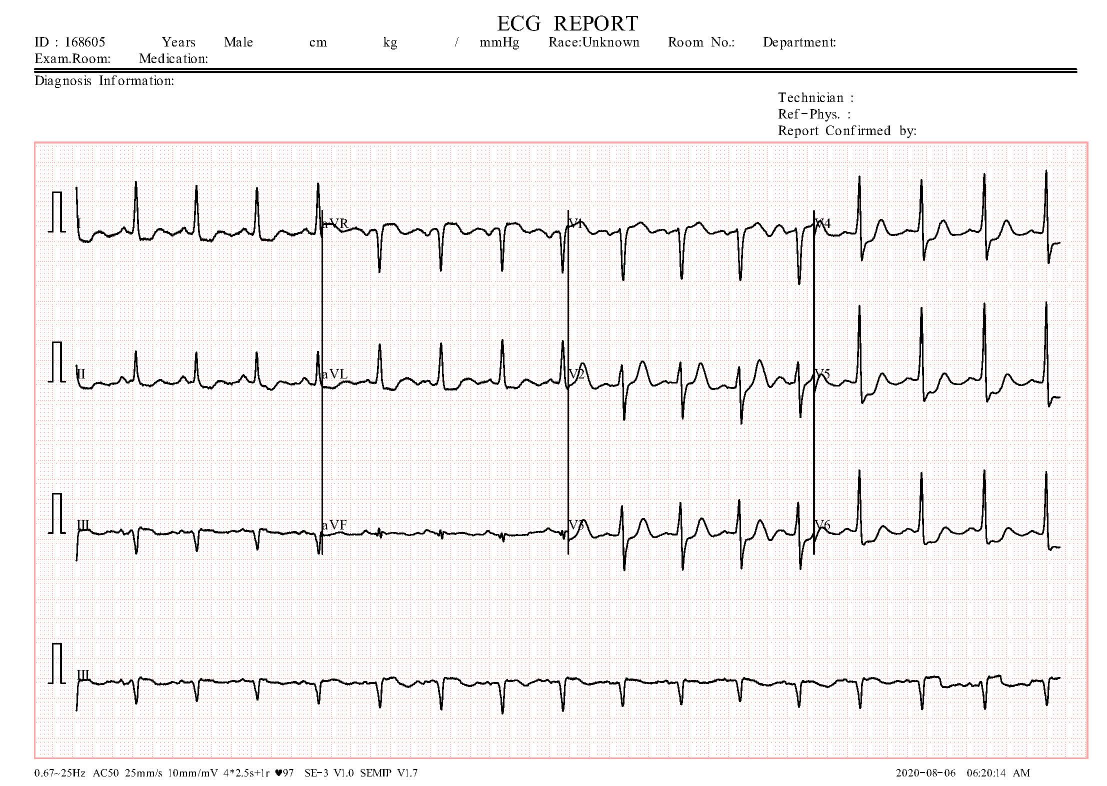
#> input picture data/ECG_DATA/test/ECG Images of Patient that have abnormal heartbeat (233x12=2796)/HB(5).jpg, 2213 x 1572 px, found by its file name (shown at 1/2 size)
$ jupyter execute --allow-errors superVectorEvaluacion.ipynb   (shell and % lines are left out)
#> lines starting #> are read from the running program, lines starting #| are printed output that depends on the picture; after the words box and inside, x2 and y2 are one past the last pixel; in counts of white or black regions, pixels touching at a corner belong together
<a href="https://colab.research.google.com/github/SantiagoBuffa/BeatAI/blob/main/superVectorEvaluacion.ipynb" target="_parent"></a>

[cell 1]
import cv2
import numpy as np
import matplotlib.pyplot as plt
import os
import cv2
import numpy as np
from sklearn.model_selection import train_test_split
import tensorflow as tf
from tqdm import tqdm
from google.colab import userdata
import os, json

[cell 2]
%cd BeatAI

[cell 3]
kaggle_username = userdata.get("kaggle_username")
kaggle_key = userdata.get("kaggle_key")

os.makedirs(os.path.expanduser("~/.kaggle"), exist_ok=True)
#> (the rest of this cell did not finish here and is left out)

[cell 4]
def ecg_to_vector(path, num_rows=4, smooth=True):
#> called with path = '/content/HB(5).jpg', num_rows = 4, smooth = True
    img = cv2.imread(path)
#> img is the input picture: shape (1572, 2213, 3); mean B, G, R 239.4, 239.7, 242
    gray = cv2.cvtColor(img, cv2.COLOR_BGR2GRAY)
    thresh = cv2.adaptiveThreshold(gray, 255, cv2.ADAPTIVE_THRESH_MEAN_C,
                                   cv2.THRESH_BINARY_INV, 35, 10)
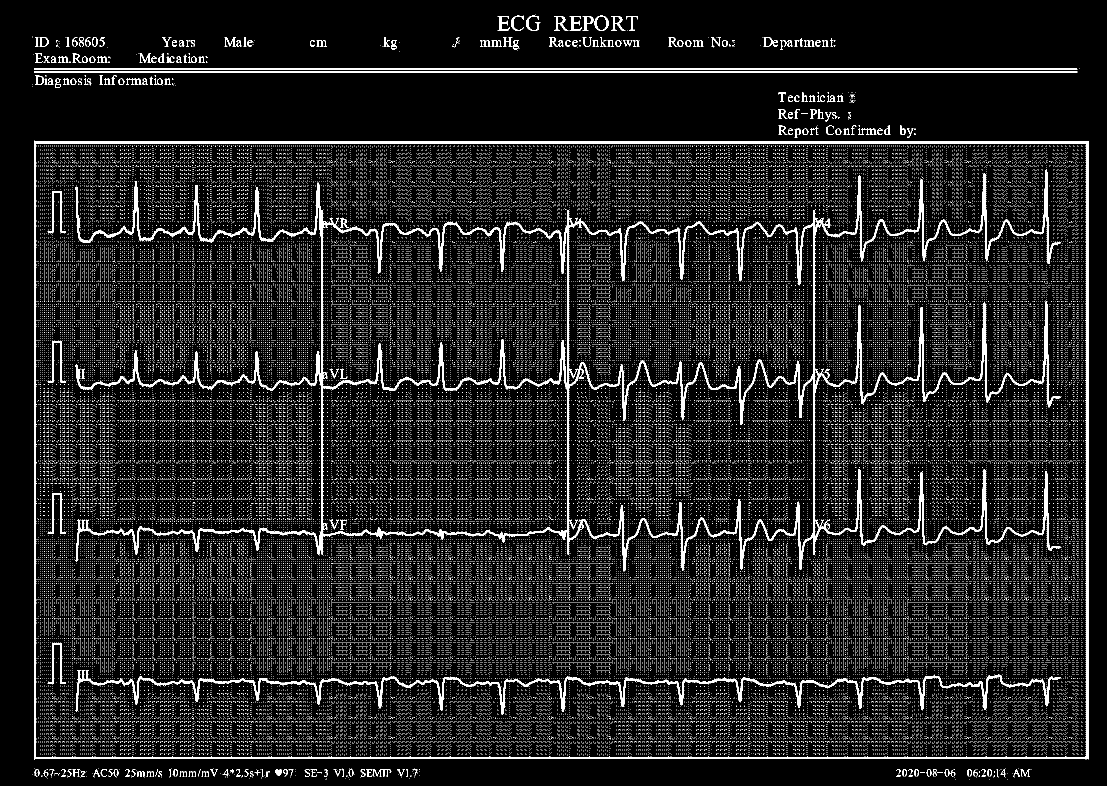
#> thresh: shape (1572, 2213) (shown at 1/2 size); 8.6% white; 123562 white regions (123346 under 20 px), largest, box (x1, y1, x2, y2) and area: (151, 339, 2121, 1143) 66207, (68, 282, 2177, 1520) 23453, (151, 1340, 2122, 1429) 13842
    kernel = cv2.getStructuringElement(cv2.MORPH_RECT, (3, 1))
    clean = cv2.morphologyEx(thresh, cv2.MORPH_OPEN, kernel)
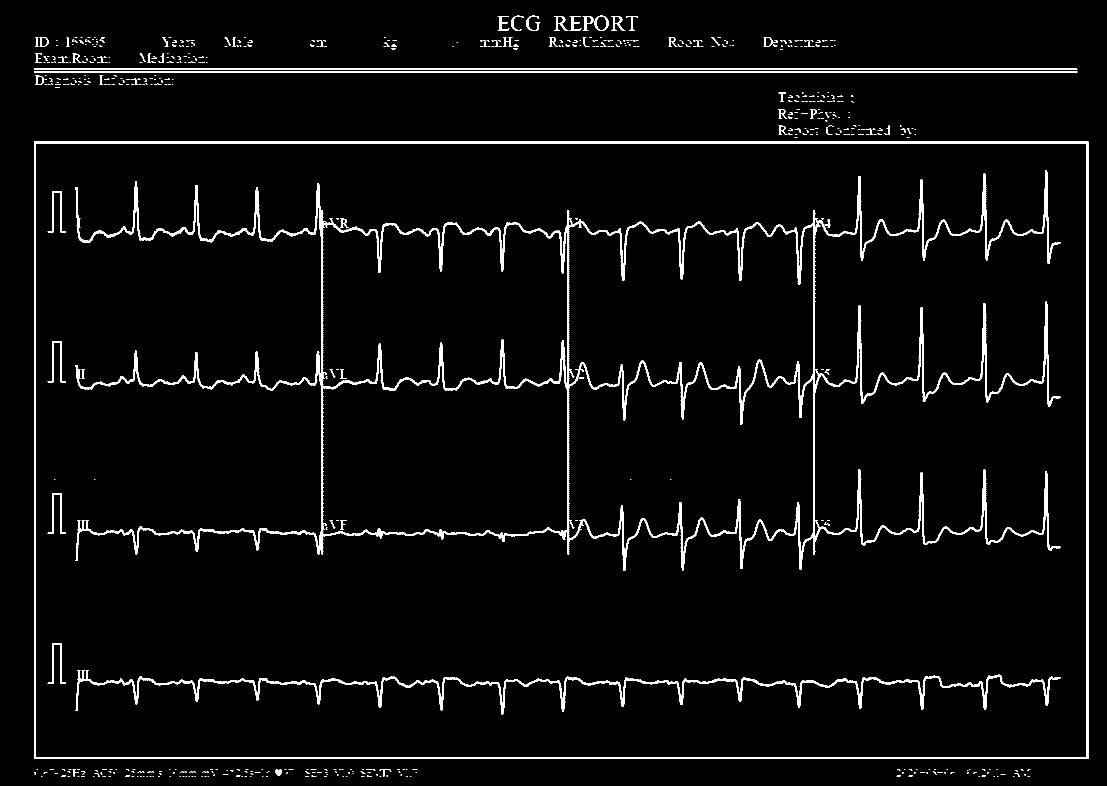
#> clean: shape (1572, 2213) (shown at 1/2 size); 3.8% white; 694 white regions (587 under 20 px)
    contours, _ = cv2.findContours(clean, cv2.RETR_EXTERNAL, cv2.CHAIN_APPROX_SIMPLE)
#> contours = 638 contours, 598 with area under 20; largest, box (x1, y1, x2, y2) and area: (68, 283, 2177, 1518) 2601272, (68, 142, 2155, 146) 6256, (68, 136, 2155, 140) 6255, (1189, 31, 1217, 62) 650, (1222, 32, 1251, 61) 326
    if len(contours) > 0:
        x, y, w, h = cv2.boundingRect(max(contours, key=cv2.contourArea))
#> x = 68; y = 283; w = 2109; h = 1235
        clean = clean[y:y+h, x:x+w]
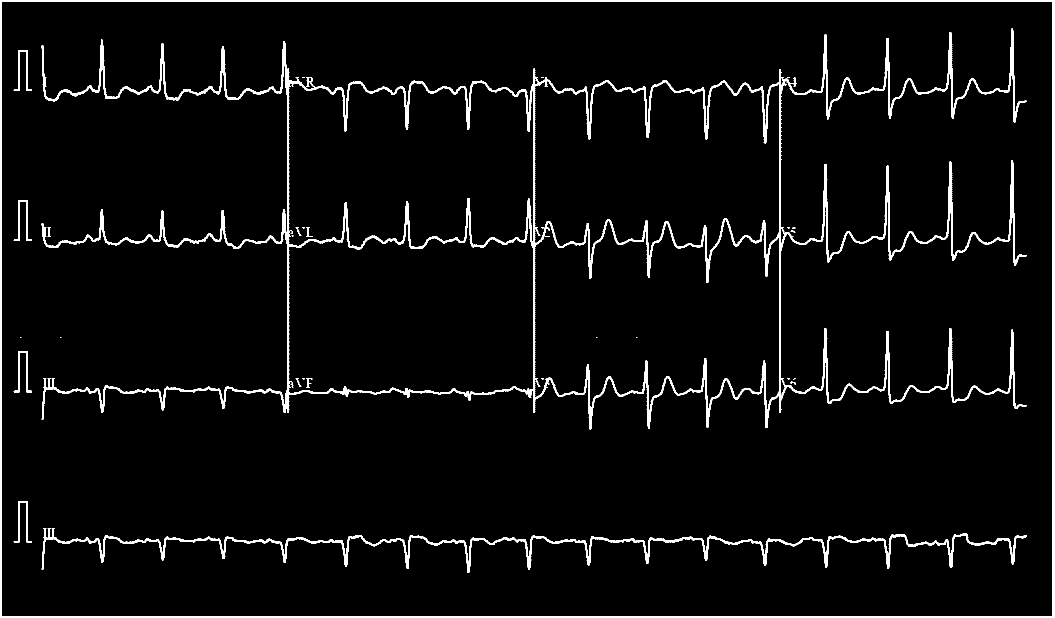
#> clean: shape (1235, 2109) (shown at 1/2 size); 4.1% white; 57 white regions (42 under 20 px), largest, box (x1, y1, x2, y2) and area: (83, 57, 2053, 859) 65007, (0, 0, 2109, 1235) 23424, (83, 1057, 2054, 1146) 13608

    height = clean.shape[0]
#> height = 1235
    row_height = height // num_rows
#> row_height = 308
    signals = []
    for i in range(num_rows):
        row = clean[i*row_height:(i+1)*row_height, :]
        ys = []
        for col in range(row.shape[1]):
            pixels = np.where(row[:, col] > 0)[0]
            if len(pixels) > 0:
                ys.append(np.mean(pixels))
            else:
                ys.append(np.nan)
        ys = np.array(ys)
        nans = np.isnan(ys)
        if np.any(nans):
            ys[nans] = np.interp(np.flatnonzero(nans), np.flatnonzero(~nans), ys[~nans])
        ys = (ys - np.min(ys)) / (np.max(ys) - np.min(ys))
        signals.append(ys)
#> this loop made 4 passes
#> pass 1, in ecg_to_vector, `row = clean[i*row_height:(i+1)*row_height, :]`:
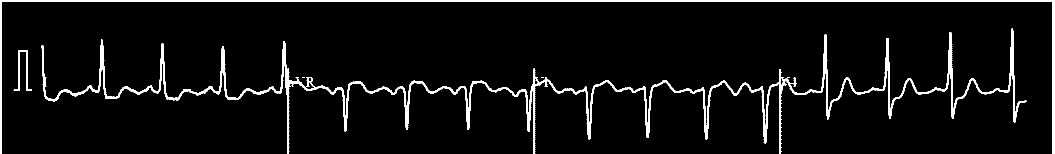
#> row: shape (308, 2109) (shown at 1/2 size); 5.2% white; 13 white regions (8 under 20 px), largest, box (x1, y1, x2, y2) and area: (83, 57, 2053, 308) 22501, (0, 0, 2109, 308) 10586, (27, 100, 64, 182) 661, (612, 154, 626, 173) 120, (1581, 155, 1593, 173) 77
#> pass 2, in ecg_to_vector, `row = clean[i*row_height:(i+1)*row_height, :]`:
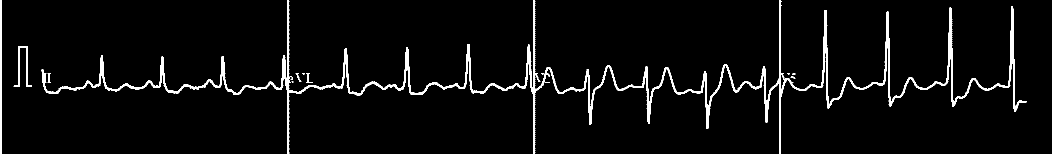
#> row: shape (308, 2109) (shown at 1/2 size); 4.1% white; 22 white regions (14 under 20 px), largest, box (x1, y1, x2, y2) and area: (83, 0, 2053, 308) 23574, (2104, 0, 2109, 308) 1246, (0, 0, 3, 308) 924
#> pass 3, in ecg_to_vector, `row = clean[i*row_height:(i+1)*row_height, :]`:
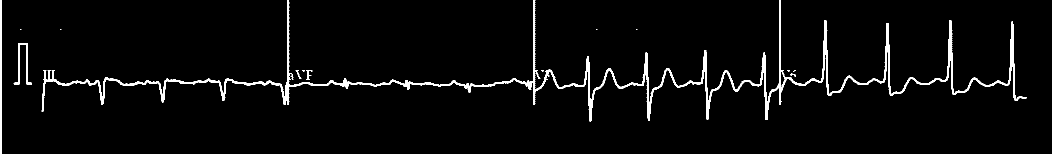
#> row: shape (308, 2109) (shown at 1/2 size); 3.4% white; 26 white regions (20 under 20 px), largest, box (x1, y1, x2, y2) and area: (83, 0, 2053, 243) 18932, (2104, 0, 2109, 308) 1246, (0, 0, 3, 308) 924, (27, 87, 64, 169) 675, (612, 141, 625, 160) 83, (1581, 148, 1592, 153) 27
#> after the loop, signals = 4 items
    vector = np.concatenate(signals)
#> vector = 8436 values, max 1 at index 1529, min 0 at index 4, mean 0.507
    if smooth:
        vector = cv2.GaussianBlur(vector.reshape(-1, 1), (9, 1), 0).flatten()
    return vector

[cell 5]
def resize_vector(v, target_len=2048):
    x_old = np.linspace(0, 1, len(v))
    x_new = np.linspace(0, 1, target_len)
    return np.interp(x_new, x_old, v)

[cell 6]
def preprocess_dataset_1d(dataset_path, target_len=2048, num_rows=4):
    """
    Carga todas las imágenes del dataset y genera vectores 1D concatenados.
    Retorna: X_train, y_train, X_val, y_val, X_test, y_test
    """
    train_dir = os.path.join(dataset_path, 'train')
    test_dir = os.path.join(dataset_path, 'test')

    X_train, y_train = [], []
    X_test, y_test = [], []

    class_names = sorted(os.listdir(train_dir))
    print(f"📂 Clases detectadas: {class_names}")

    # --- TRAIN ---
    for label, cls in enumerate(class_names):
        cls_dir = os.path.join(train_dir, cls)
        for fname in tqdm(os.listdir(cls_dir), desc=f"Procesando {cls} (train)"):
            path = os.path.join(cls_dir, fname)
            if not fname.lower().endswith(('.jpg', '.png', '.jpeg')):
                continue
            vec = ecg_to_vector(path, num_rows=num_rows)
            vec = resize_vector(vec, target_len)
            X_train.append(vec)
            y_train.append(label)

    # --- TEST ---
    for label, cls in enumerate(class_names):
        cls_dir = os.path.join(test_dir, cls)
        for fname in tqdm(os.listdir(cls_dir), desc=f"Procesando {cls} (test)"):
            path = os.path.join(cls_dir, fname)
            if not fname.lower().endswith(('.jpg', '.png', '.jpeg')):
                continue
            vec = ecg_to_vector(path, num_rows=num_rows)
            vec = resize_vector(vec, target_len)
            X_test.append(vec)
            y_test.append(label)

    X_train = np.array(X_train)[..., np.newaxis]
    y_train = tf.keras.utils.to_categorical(y_train, num_classes=len(class_names))
    X_test = np.array(X_test)[..., np.newaxis]
    y_test = tf.keras.utils.to_categorical(y_test, num_classes=len(class_names))

    # --- SPLIT VALIDATION ---
    X_train, X_val, y_train, y_val = train_test_split(
        X_train, y_train, test_size=0.2, random_state=42, stratify=y_train.argmax(axis=1)
    )

    print(f"✅ X_train: {X_train.shape}, X_val: {X_val.shape}, X_test: {X_test.shape}")
    return X_train, y_train, X_val, y_val, X_test, y_test

[cell 7]
from tensorflow.keras import layers, models

def build_ecg_1d_model(input_length=2048, num_classes=4):
    model = models.Sequential([
        layers.Input(shape=(input_length, 1)),
        layers.Conv1D(32, 7, activation='relu', padding='same'),
        layers.MaxPooling1D(2),
        layers.Conv1D(64, 5, activation='relu', padding='same'),
        layers.MaxPooling1D(2),
        layers.Conv1D(128, 3, activation='relu', padding='same'),
        layers.GlobalAveragePooling1D(),
        layers.Dense(64, activation='relu'),
        layers.Dropout(0.3),
        layers.Dense(num_classes, activation='softmax')
    ])
    model.compile(optimizer='adam',
                  loss='categorical_crossentropy',
                  metrics=['accuracy'])
    return model

[cell 8]
dataset_path = "/content/BeatAI/data/ECG_DATA"

#> (the rest of this cell did not finish here and is left out)

[cell 9]
from PIL import Image

# Abrir la imagen .jpeg
#> (the rest of this cell did not finish here and is left out)

#> (a cell that did not finish here is left out)

[cell 11]
vec = ecg_to_vector('/content/HB(5).jpg')
#> vec has the same summary as vector in ecg_to_vector
vec = resize_vector(vec)
#> in resize_vector, `x_old = np.linspace(0, 1, len(v))`: x_old = 8436 values from 0 to 1
#> in resize_vector, `x_new = np.linspace(0, 1, target_len)`: x_new = 2048 values from 0 to 1
#> vec = 2048 values, max 0.995 at index 371, min 0 at index 1, mean 0.507

[cell 12]
x = np.arange(len(vec))
#> x = 2048 values from 0 to 2047

# Graficar el vector como si fuera una función discreta
plt.figure(figsize=(100, 4))
plt.plot(x, vec, marker='o', linestyle='-', color='blue')
plt.title("Representación de un vector como función")
plt.xlabel("Índice")
plt.ylabel("Valor")
plt.grid(True)

# Mostrar la imagen
plt.show()
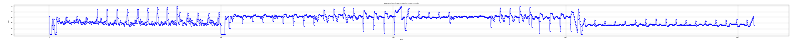
#> figure drawn by matplotlib, 1 panel; curve peaks at x = 371, y = 0.995
